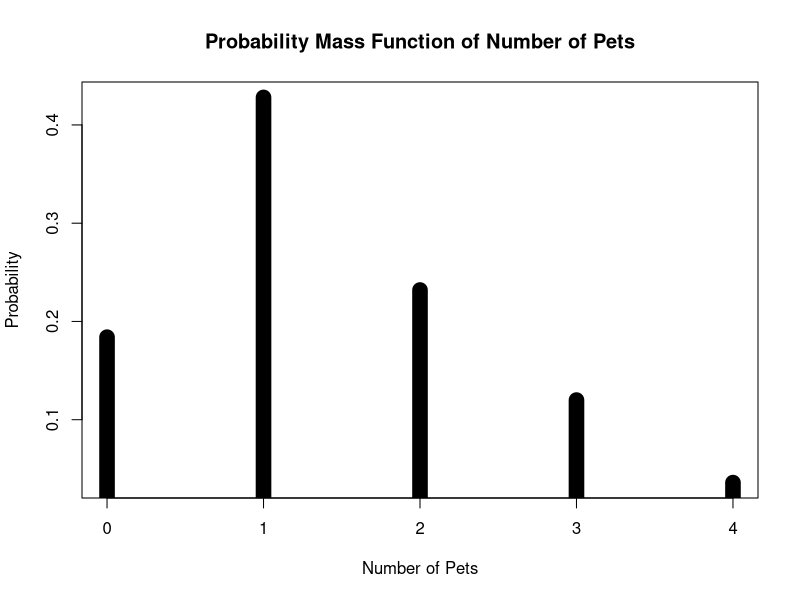
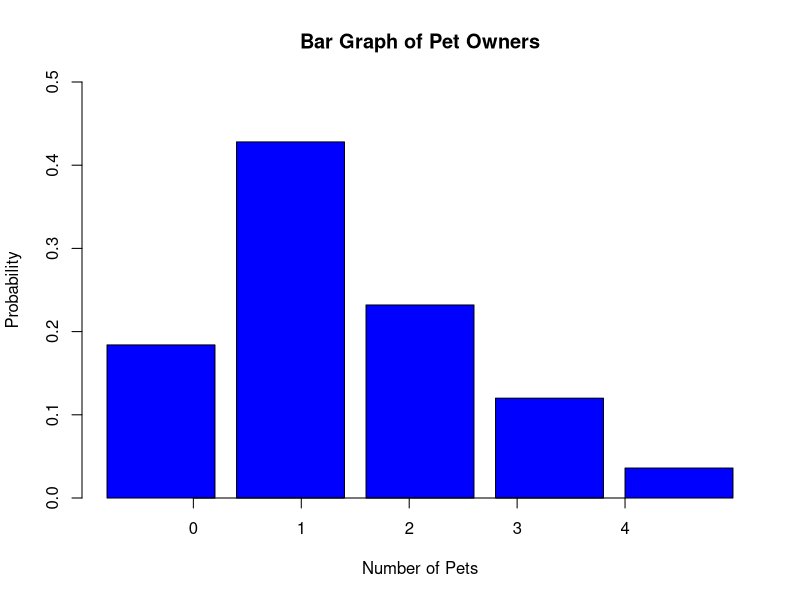
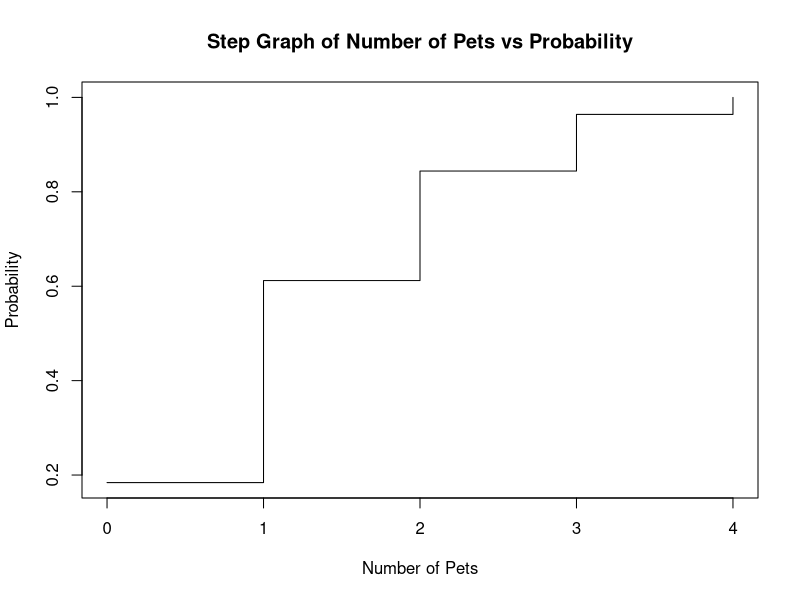
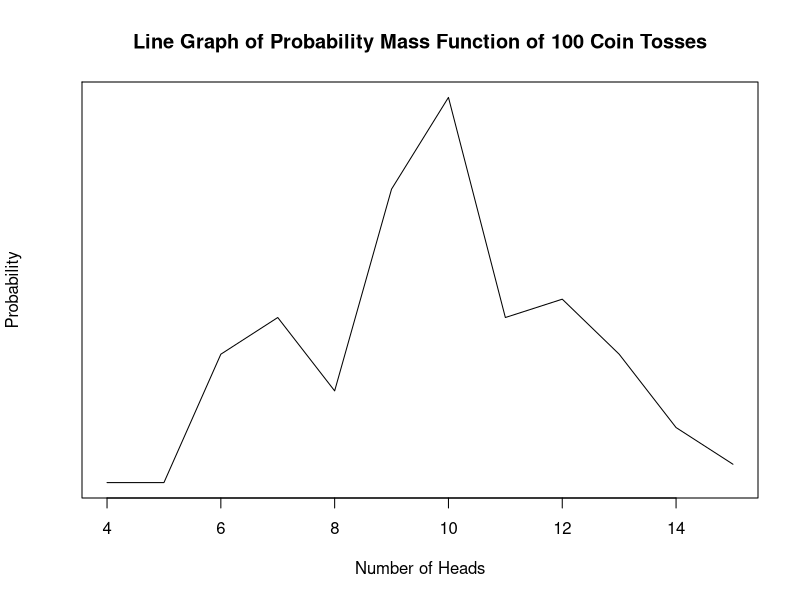
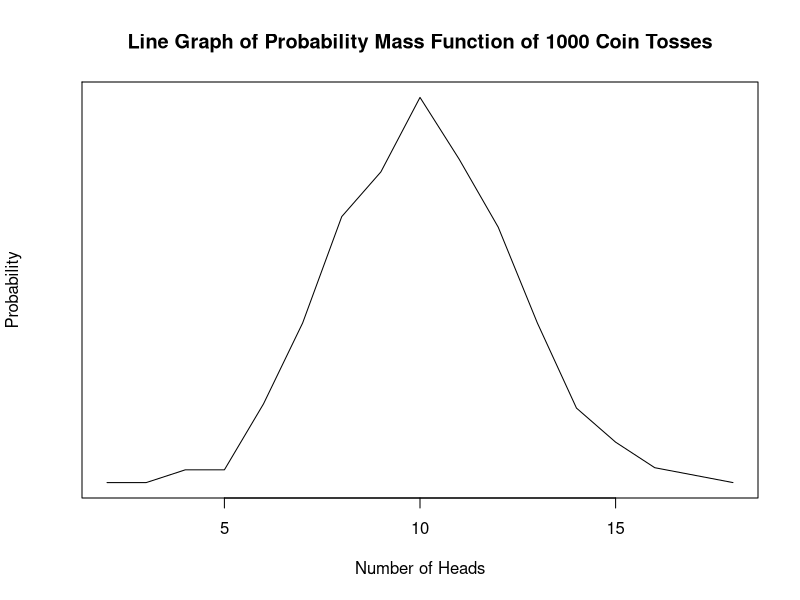

These figures' R source, in order:
## ---- chunk 1

# setting up a vector for possivle values of X
X <- c(0, 1, 2, 3, 4)

# displaying the vector for possible values of X
X

# finding the total number of pets
total_pets = 46 + 107 + 58 + 30 + 9
print(paste("Total Number of Pets: ", total_pets))

# calculating all the probabilities
no_pets_probability = 46 / total_pets
one_pet_probability = 107 / total_pets
two_pet_probability = 58 / total_pets
three_pet_proability = 30 / total_pets
four_pet_probability = 9 / total_pets

# setting up a vector for probabilities
p <- c(no_pets_probability, one_pet_probability, two_pet_probability, three_pet_proability, four_pet_probability)

# displaying the vector for probabilities
p

# binding both vectors into a single object
PMFPets = rbind(X, p)
print(PMFPets)


## ---- chunk 2

# saving the plot
png("C:/GitHub/StatisticsInR/wk_04/plots/PlotPets.png", width=800, height=600)

# the plottng of PMF in terms of numbers of pets vs probability
plot(X, p, type='h', main="Probability Mass Function of Number of Pets", xlab="Number of Pets", ylab="Probability", lwd=15)

# saving the plot
dev.off()


## ---- chunk 3

# saving the plot
png("C:/GitHub/StatisticsInR/wk_04/plots/BarPlot.png", width=800, height=600)

# the plotting of a bar plot 
barplot(p, col="blue", main="Bar Graph of Pet Owners", xlab="Number of Pets", ylab="Probability", ylim=c(0, 0.5))

# building a x-axis
axis(1, at = 1:length(X), labels = X)

# saving the plot
dev.off()


## ---- chunk 4

# saving the plot
png("C:/GitHub/StatisticsInR/wk_04/plots/StepPlot.png", width=800, height=600)

# the cumulative sum function
sum = cumsum(p)

# the plotting of a step plot
plot(X, sum, type="s", main="Step Graph of Number of Pets vs Probability", xlab="Number of Pets", ylab="Probability")

# saving the plot
dev.off()


## ---- chunk 5

# viewing the probability table
print(PMFPets)

# finding the expected value sing sum()
expected_value_sum = sum(PMFPets[1,] * PMFPets[2, ])
print(paste("Expected Value using sum(): ", expected_value_sum))

# finding the expected value
expected_value <- (PMFPets[1, 1] * PMFPets[2, 1]) + (PMFPets[1, 2] * PMFPets[2, 2]) + (PMFPets[1, 3] * PMFPets[2, 3]) + (PMFPets[1, 4] * PMFPets[2, 4]) +
(PMFPets[1, 5] * PMFPets[2, 5])
print(paste("Expected Value Manual: ", expected_value))

# finding the sum of squares
sum_of_squares <- (PMFPets[1, 1]^2 * PMFPets[2, 1]) + (PMFPets[1, 2]^2 * PMFPets[2, 2]) + (PMFPets[1, 3]^2 * PMFPets[2, 3]) + (PMFPets[1, 4]^2 * PMFPets[2, 4])
+ (PMFPets[1, 5]^2 * PMFPets[2, 5])
print(paste("Sum of Squares: ", sum_of_squares))

# calculating the standard deviation and variance
variance <- sum_of_squares - (expected_value^2)
standard_deviation <- sqrt(variance)
print(paste("Standard Deviation Manual: ", standard_deviation))


## ---- chunk 6

X <- 0:20
print(X)


## ---- chunk 7

# setting the seed for reproducibility
set.seed(20)

# calculating the binomial distribution
# parameters: simulations, size, probability
coin_flip <- rbinom(1, 20, 0.5)
print(coin_flip)


## ---- chunk 8

# the binomial probability mass function
# note: I got 13 heads in the previous cell
probability_d <- dbinom(13, 20, 0.5)
print(paste("Probability of getting exactly13 heads: ", probability_d))


## ---- chunk 9

# the binomial cumulative distribution function
probability_p <- pbinom(12, 20, 0.5)
print(paste("Probability of getting fewer than 13 heads: ", probability_p))


## ---- chunk 10

# probability of more than 13 heads
probability_thirteen <- pbinom(13, 20, 0.5)
probability_greater_than_thirteen <- 1 - probability_thirteen
print(paste("Probability of obtaining more heads: ", probability_greater_than_thirteen))


## ---- chunk 11

# setting the seed for reproducibility
set.seed(20)

# running the first simulation
simulation_one <- rbinom(100, 20, 0.5)
print(simulation_one)


## ---- chunk 12

# the frequency table 
frequency_table <- table(simulation_one)
print(frequency_table)

# the probability mass function table
pmf_table <- frequency_table / sum(frequency_table)
print(pmf_table)

# checking if all the probabilities add up to 1
sum_of_probability = sum(pmf_table[])
print(paste("Sum of Probability: ", sum_of_probability))


## ---- chunk 13

# saving the plot
png("C:/GitHub/StatisticsInR/wk_04/plots/LinePlot.png", width=800, height=600)

# the first row of the pmf table
outcomes <- as.numeric(names(pmf_table))

# making a line plot
plot(outcomes, pmf_table, type="l", 
main="Line Graph of Probability Mass Function of 100 Coin Tosses", xlab="Number of Heads", ylab="Probability")

# saving the plot
dev.off()


## ---- chunk 14

# setting the seed for reproducibility
set.seed(20)

# running the second simulation
simulation_two <- rbinom(1000, 20, 0.5)
print(simulation_one)

# the frequency table 
frequency_table_two <- table(simulation_two)
print(frequency_table_two)

# the probability mass function table
pmf_table_two <- frequency_table_two / sum(frequency_table_two)
print(pmf_table_two)

# checking if all the probabilities add up to 1
sum_of_probability_two = sum(pmf_table_two[])
print(paste("Sum of Probability: ", sum_of_probability_two))

# saving the plot
png("C:/GitHub/StatisticsInR/wk_04/plots/LinePlot1000.png", width=800, height=600)

# the first row of the pmf table
outcomes_two <- as.numeric(names(pmf_table_two))

# making a line plot
plot(outcomes_two, pmf_table_two, type="l", 
main="Line Graph of Probability Mass Function of 1000 Coin Tosses", xlab="Number of Heads", ylab="Probability")

# saving the plot
dev.off()


## ---- chunk 15




## ---- chunk 16

## ---- chunk 17

## ---- chunk 18

## ---- chunk 19

## ---- chunk 20

## ---- chunk 21

